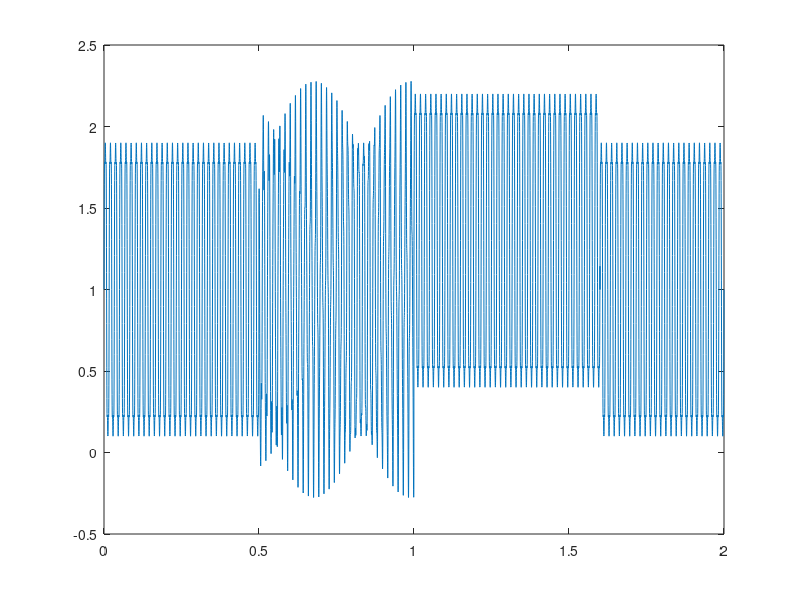
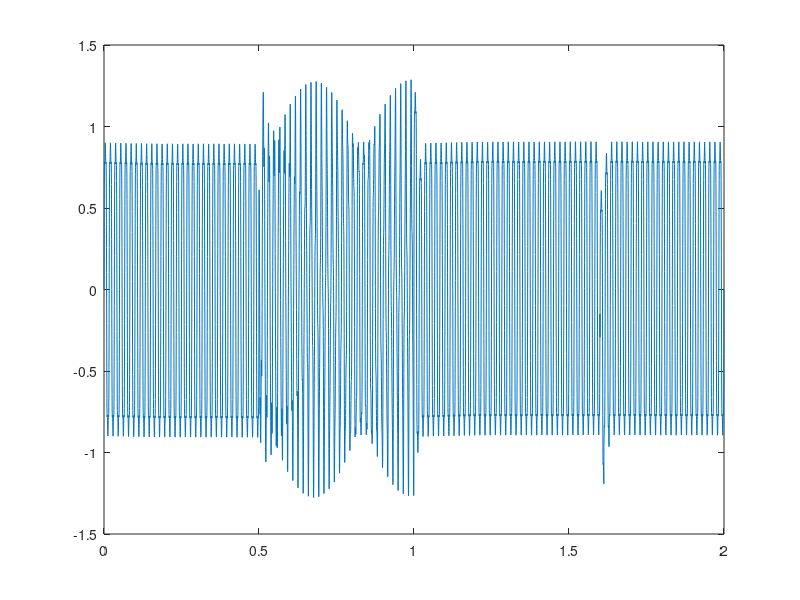
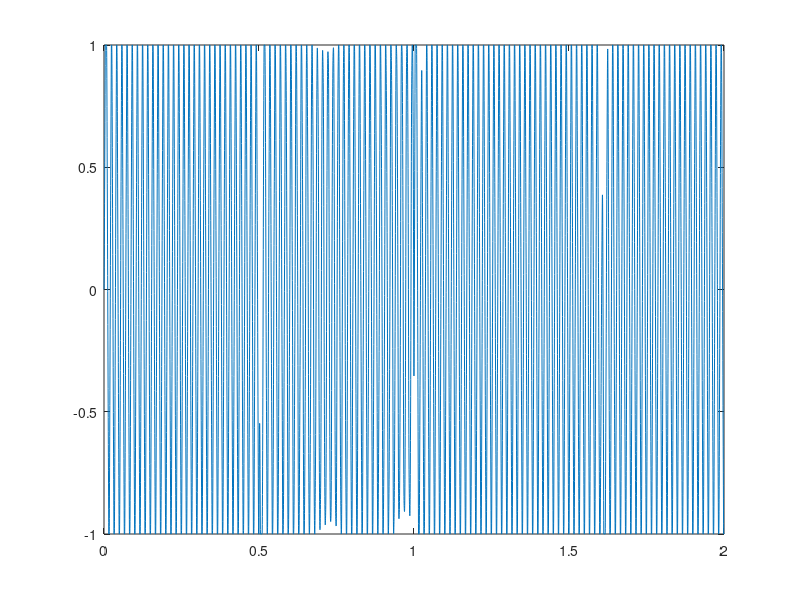
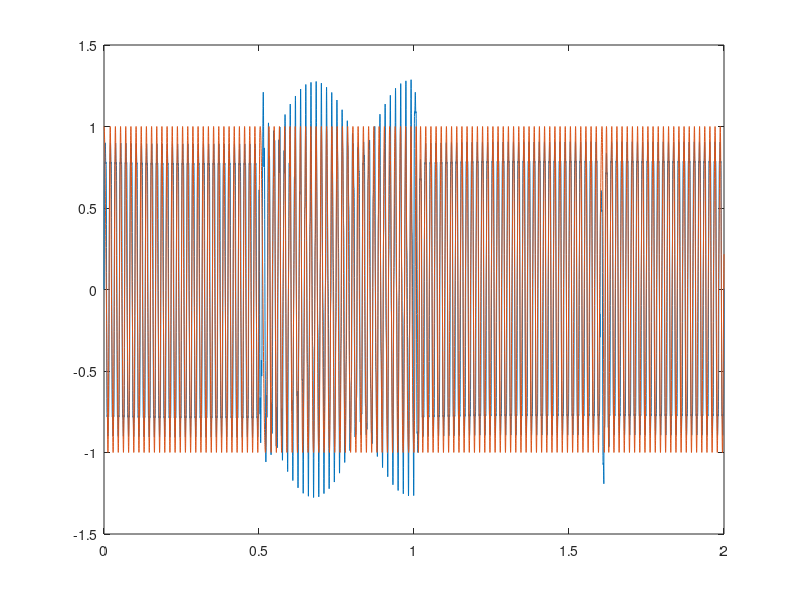

Source code (MATLAB) for these figures, in order:
%S=tf('s');
%ki=256.97;
%kp=0.0282667;
%PI=kp+ki/S;
%bode(PI)
%c2d(PI,0.0002,'tautin')
t=0:0.0002:2;
escalon=zeros(1,10001);
escalon(5000:8000)=0.3;
escalonfreq=ones(1,10001);
escalonfreq(2500:4999)=0.98;
%senal @a distorsionada
Vin=sin(2*pi*60*escalonfreq.*t)+1+0.2*sin(2*pi*180*t)+0.1*sin(2*pi*300*t)+escalon;
%senal @a casi tal cual entra al adc
%Vin=sin(2*pi*60*t)+1;
%senal @b sin filtro;
%b=cos(2*pi*60*t)

fase=0;
a2=0;
a3=0;
b2=0;
b3=0;
integ2=0;
sal2=0;
E2=0;
maxa=1;
maxb=1;
Vdc=1;
j=0;
sum=0;
for i=1:length(t)
    %Tomar la senal del ADC y quitar el offset
    sum=sum+Vin(i);
    j=j+1;
    if j==84
        Vdc=sum/84;
        sum=0;
        j=0;
    end
    a(i)=Vin(i)-Vdc;
    
    %aqui esta el filro y amplificado b*10 
    b(i)=0.038*a(i)+0.038*a2+0.9924*b2;
    if b(i)>1
        b(i)=1;
    end
    if b(i)<-1;
        b(i)=-1;
    end
    
    %senales normalizadas
    %c(i)=bamp(i)/sqrt(maxa^2+maxb^2);
    %d(i)=a(i)/sqrt(maxa^2+maxb^2);
    
    %AlhpaBeta a dq
        
    E(i)=b(i)/sqrt(maxa^2+maxb^2)*cos(fase)-a(i)/sqrt(maxa^2+maxb^2)*sin(fase);
    %Controlador P(i)
    %sal(i)=0.02498*E(i)+0.02506*E2+sal2;
    sal(i)=0.082*E(i)+0.082*E2+sal2;
    %sal(i)=-0.018*E(i)+0.138*E2+sal2;
    if sal(i)<0.5
        sal(i)=0.5;
    end
    if sal(i)>1.2
        sal(i)=1.2;
    end
    
    %Integrador  multiplicado(amplificado) por w
    integ(i)=2*pi*60*(0.0001*sal(i)+0.0001*sal2)+integ2;
    if integ(i)>6.283185
        integ(i)=0;
    end
    if integ(i)<0
        integ(i)=0;
    end
    integ2=integ(i);
    fase=integ(i);
    a2=a(i);
    b2=b(i);
    E2=E(i);
    sal2=sal(i);
    %spi=sal(i);
    if a(i)>maxa
        maxa=a(i);
    end
    if b(i)>maxb
        maxb=b(i);
    end
    comp(i)=cos(fase);
end
figure(1)
plot (t,Vin)
figure(2)
plot(t,a)
figure(3)
plot(t,b)
figure(4)
plot(t,a,t,comp)